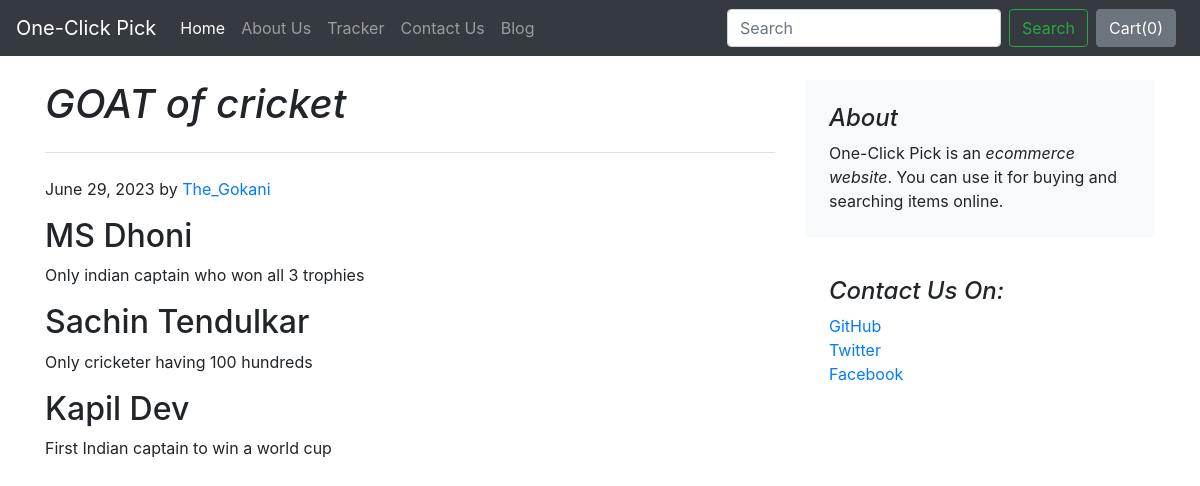
The app's page /blog/blogpost/2 with its own data.
### blog/models.py (models this page shows)
class Blogpost(models.Model):
    post_id=models.AutoField(primary_key=True)
    title=models.CharField(max_length=100)
    head0=models.CharField(max_length=100,default="")
    chead0=models.CharField(max_length=1000,default="")
    head1=models.CharField(max_length=100,default="")
    chead1 = models.CharField(max_length=1000, default="")
    head2=models.CharField(max_length=100,default="")
    chead2 = models.CharField(max_length=1000, default="")
    pub_date=models.DateField()
    thumbnail=models.ImageField(upload_to='blog/images',default="")
    def __str__(self):
        return self.title

### blog/views.py (the view)
# urls.py: path("blogpost/<int:id>",views.blogpost,name="blogPost"),
def blogpost(request,id):
    post=Blogpost.objects.filter(post_id=id)[0]
    print(post)
    return render(request,'blog/blogpost.html',{'post':post})

### blog/templates/blog/blogpost.html (shortened to what this page needs)
{%extends 'blog/basic.html'%}
{%block body%}
<div class="container">
    <div class="row mt-4">
        <div class="col-md-8 blog-main">
            <h1 class="pb-4 mb-4 font-italic border-bottom">
                {{post.title}}
            </h1>
            <div class="blog-post">
                <p class="blog-post-meta">{{post.pub_date}} by <a href="#">The_Gokani</a></p>
                <h2 class="blog-post-title">{{post.head0}}</h2>
                <p>{{post.chead0}}</p>
                <h2>{{post.head1}}</h2>
                <p> {{post.chead1}}</p>
                <h2>{{post.head2}}</h2>
                <p>{{post.chead2}}</p>
            </div>
        </div>
        <aside class="col-md-4 blog-sidebar">
            <div class="p-4 mb-3 bg-light rounded">
                <h4 class="font-italic">About</h4>
                <p class="mb-0">One-Click Pick is an <em>ecommerce website</em>. You can use it for buying and searching items online. </p>
            </div>
            <div class="p-4">
                <h4 class="font-italic">Contact Us On: </h4>
                <ol class="list-unstyled">
                    <li><a href="#">GitHub</a></li>
                    <li><a href="#">Twitter</a></li>
                    <li><a href="#">Facebook</a></li>
                </ol>
            </div>
        </aside>
    </div>
</div>
{%endblock%}

### records on screen
Blogpost: title "GOAT of cricket", pub_date "June 29, 2023", head0 "MS Dhoni", chead0 "Only indian captain who won all 3 trophies", head1 "Sachin Tendulkar", chead1 "Only cricketer having 100 hundreds", head2 "Kapil Dev", chead2 "First Indian captain to win a world cup"
